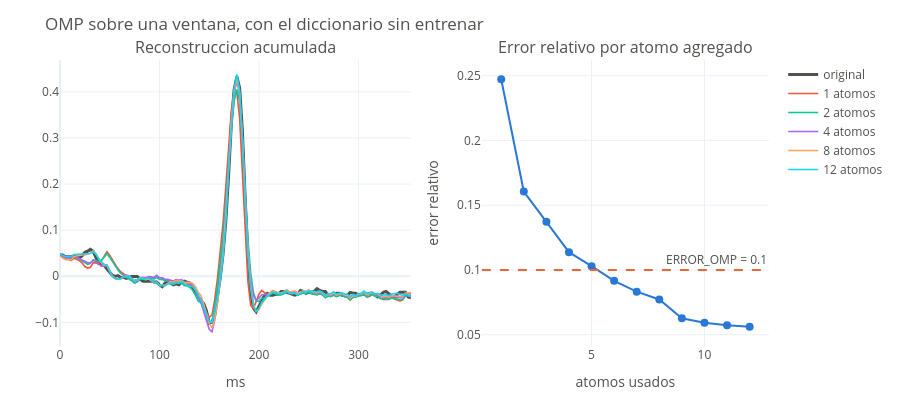

Notebook code cell kept with this figure:
### Markdown cell above
### OMP vuelta por vuelta

Se toma una ventana con un latido completo y se corre OMP con un tope
creciente de atomos, para ver como va bajando el residual.

### Code cell
col = elegir_ventana(x)
objetivo = x[:, col]

topes = range(1, 13)
errores, reconstrucciones = [], []

for tope in topes:
    coef, elegidos = omp(d_inicial, objetivo, error=0.0,
                         max_atomos=tope)
    recon = d_inicial @ coef
    reconstrucciones.append(recon)
    errores.append(error_relativo(objetivo, recon))

fig = make_subplots(
    rows=1, cols=2, column_widths=[0.55, 0.45],
    subplot_titles=("Reconstruccion acumulada",
                    "Error relativo por atomo agregado"))

fig.add_trace(go.Scatter(x=ms, y=objetivo, mode="lines",
                         name="original",
                         line=dict(color=TINTA, width=3)),
              row=1, col=1)
for tope in (1, 2, 4, 8, 12):
    fig.add_trace(go.Scatter(x=ms, y=reconstrucciones[tope - 1],
                             mode="lines", name=f"{tope} atomos",
                             line=dict(width=1.6)),
                  row=1, col=1)

fig.add_trace(go.Scatter(x=list(topes), y=errores, mode="lines+markers",
                         line=dict(color=AZUL, width=2),
                         marker=dict(size=8), showlegend=False),
              row=1, col=2)
fig.add_hline(y=ERROR_OMP, line=dict(color=NARANJA, dash="dash"),
              annotation_text=f"ERROR_OMP = {ERROR_OMP}",
              annotation_position="top right", row=1, col=2)

fig.update_xaxes(title_text="ms", row=1, col=1)
fig.update_xaxes(title_text="atomos usados", row=1, col=2)
fig.update_yaxes(title_text="error relativo", row=1, col=2)
fig.update_layout(height=400,
                  title="OMP sobre una ventana, con el diccionario "
                        "sin entrenar", **PLANTILLA)
fig.show()

print(f"error con 1 atomo: {errores[0]:.4f}")
print(f"error con 12 atomos: {errores[-1]:.4f}")
